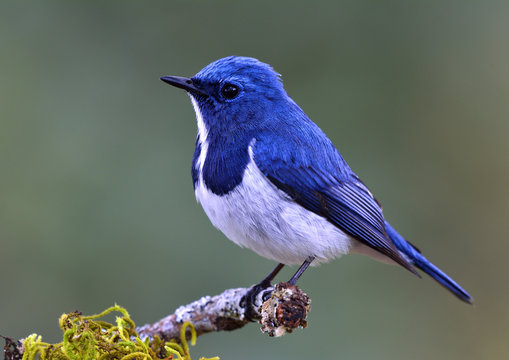
#> input picture images/bird.jpg, 509 x 360 px, given in place of the camera
$ python CW_lessson7.py
#> lines starting #> are read from the running program, lines starting #| are printed output that depends on the picture; after the words box and inside, x2 and y2 are one past the last pixel; in counts of white or black regions, pixels touching at a corner belong together
import cv2
import numpy as np
import random

cap = cv2.VideoCapture(0)

lower_red1 = np.array([0,100,100])
upper_red1 = np.array([10,255,255])
lower_red2 = np.array([160,100,100])
upper_red2 = np.array([180,255,255])
points = []

while True:
    ret, frame = cap.read()
#> frame is the input picture: shape (360, 509, 3); mean B, G, R 104.5, 106.1, 97.7
    frame = cv2.flip(frame, 1)
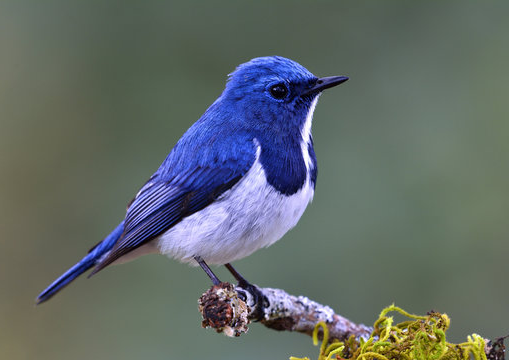
#> frame: shape (360, 509, 3); mean B, G, R 104.5, 106.1, 97.7
    hcv = cv2.cvtColor(frame, cv2.COLOR_BGR2HSV)
#> hcv: shape (360, 509, 3); mean H, S, V 66, 58.1, 118.9

    mask1 = cv2.inRange(hcv, lower_red1, upper_red1)
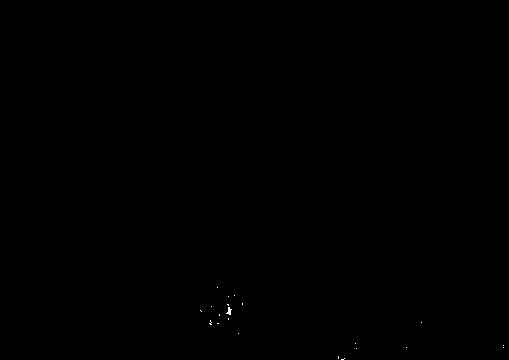
#> mask1: shape (360, 509); 0.03% white in thin lines or dots, all inside (x1, y1, x2, y2) = (200, 287, 504, 360)
    mask2 = cv2.inRange(hcv, lower_red2, upper_red2)
#> mask2: shape (360, 509); 0.01% white in thin lines or dots, all inside (x1, y1, x2, y2) = (212, 284, 239, 329)
    mask = cv2.bitwise_or(mask1, mask2)
#> mask: shape (360, 509); 0.05% white in thin lines or dots, all inside (x1, y1, x2, y2) = (200, 284, 504, 360)

    contours, _ = cv2.findContours(mask, cv2.RETR_EXTERNAL, cv2.CHAIN_APPROX_SIMPLE)
#> contours = 26 contours, 25 with area under 20; largest, box (x1, y1, x2, y2) and area: (226, 304, 232, 316) 20

    for cnt in contours:
        area = cv2.contourArea(cnt)
        if area > 5000:
            # cv2.drawContours(frame, [cnt], -1, (0, 255, 0), 2)

            M = cv2.moments(cnt)
            if M["m00"] != 0:
                cx = int(M["m10"] / M["m00"])
                cy = int(M["m01"] / M["m00"])
                cv2.circle(frame, (cx, cy), 7, (255, 0, 0), 2)
                points.append((cx, cy))
                x, y, w, h = cv2.boundingRect(cnt)
                cv2.rectangle(frame, (x, y), (x + w, y + h), (0, 255, 0), 2)
                cv2.rectangle(frame, (0, 0), (frame.shape[1], frame.shape[0]), (0, 255, 0), 5)
                cv2.putText(frame, "Found!", (frame.shape[1] - 200, frame.shape[0] - 100), cv2.FONT_HERSHEY_SIMPLEX, 1, (255, 255, 255))
        else:
            cv2.rectangle(frame, (0, 0), (frame.shape[1], frame.shape[0]), (0, 0, 255), 5)
            cv2.putText(frame, "Not found!", (frame.shape[1] - 200, frame.shape[0] - 50), cv2.FONT_HERSHEY_SIMPLEX, 1,(255, 255, 255))
#> this loop made 26 passes
#> area on pass 19: 20
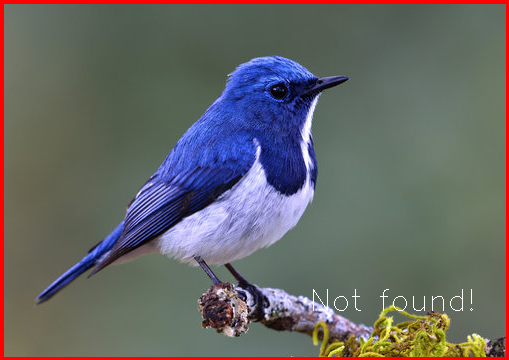
#> frame: shape (360, 509, 3); 3.48% of pixels changed, all inside (x1, y1, x2, y2) = (0, 0, 509, 360)
#> after the loop, points = []

    # for i in range(1, len(points)):
    #     cv2.line(frame, points[i-1], points[i], (255, 0, 0), 2)

    cv2.imshow('video', frame)
    cv2.imshow('video2', mask)

    if not ret:
        break

    if cv2.waitKey(1) & 0xFF == ord('q'):
#> (key q is pressed here)
        break

cap.release()
cv2.destroyAllWindows()

$ run again, on images/dolgopyat.jpg
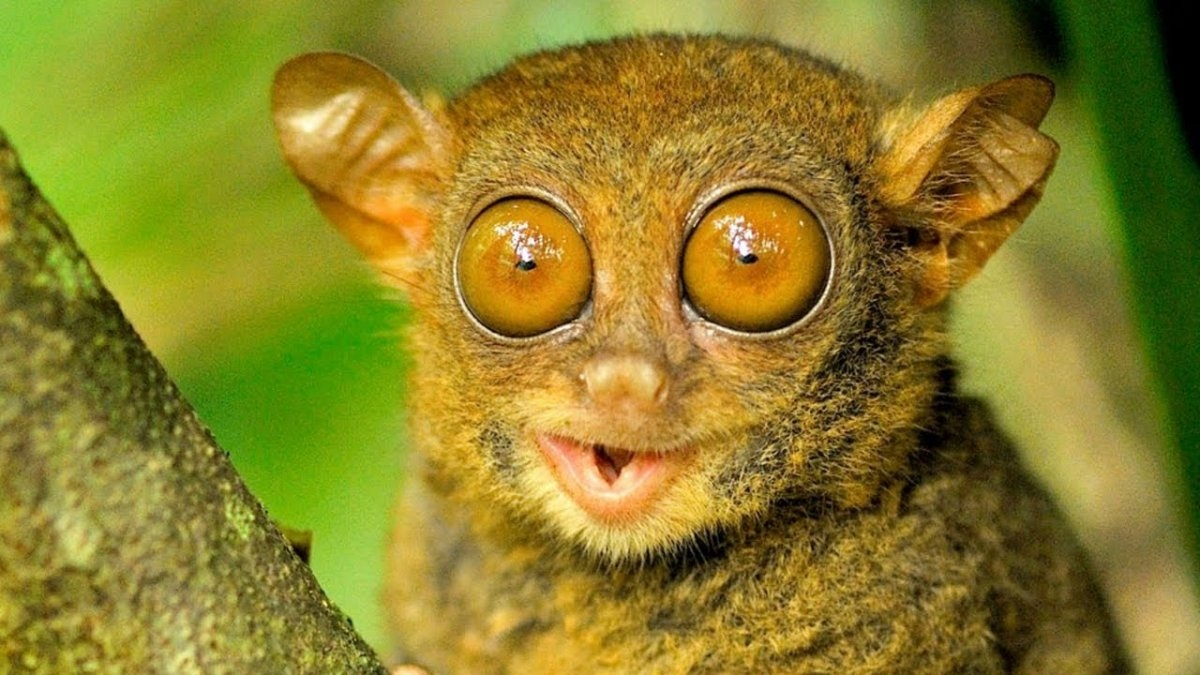
#> input picture images/dolgopyat.jpg, 1200 x 675 px, given in place of the camera
#> frame is the input picture: shape (675, 1200, 3); mean B, G, R 40.6, 127.8, 139
#> `frame = cv2.flip(frame, 1)`:
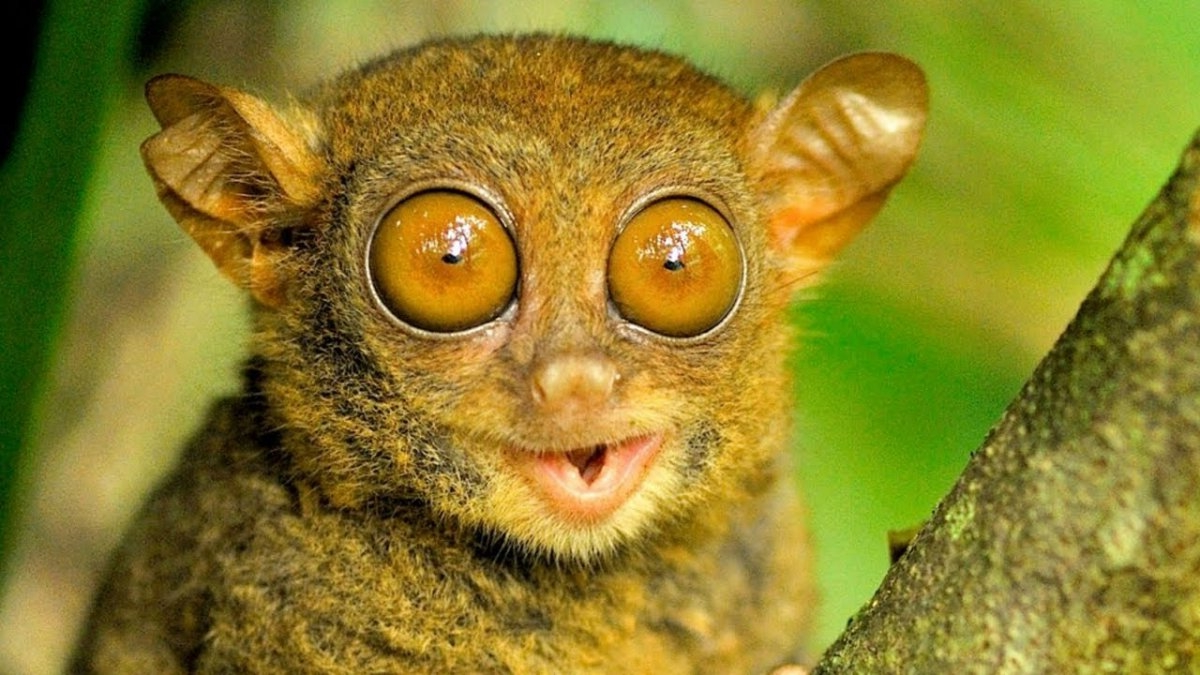
#> frame: shape (675, 1200, 3); mean B, G, R 40.6, 127.8, 139
#> hcv: shape (675, 1200, 3); mean H, S, V 27.2, 188.5, 147.8
#> mask1: shape (675, 1200); 0.1% white; 20 white regions (15 under 20 px)
#> mask2: shape (675, 1200); every value is 0
#> contours = 20 contours, 15 with area under 20; largest, box (x1, y1, x2, y2) and area: (623, 440, 648, 464) 222, (576, 455, 593, 482) 146, (586, 448, 608, 471) 128, (545, 455, 555, 471) 68, (565, 453, 573, 460) 30
#> the loop `for cnt in contours:` made 20 passes
#> area on passes 3, 4, 7, 8, 10: 146, 67.5, 29.5, 128, 221.5
#> after the loop `for cnt in contours:`:
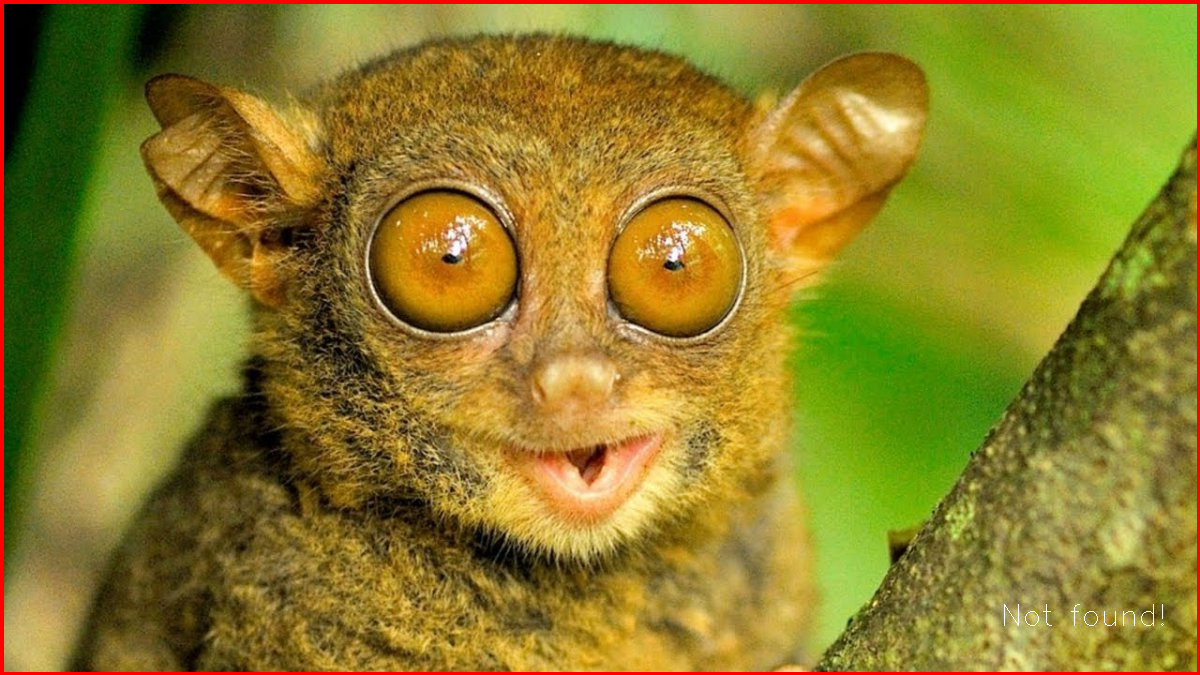
#> frame: shape (675, 1200, 3); 1.66% of pixels changed, all inside (x1, y1, x2, y2) = (0, 0, 1200, 675)
#> after the loop `for cnt in contours:`: points = []
